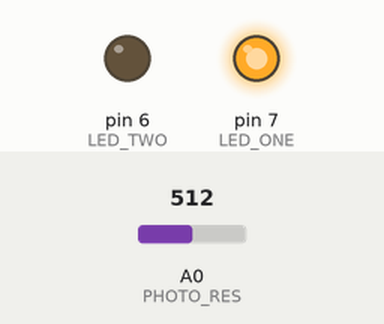
Recording of a sketch running on a simulated Arduino Uno, built with avr-gcc and run on an emulated ATmega328P. Shown: output pins drawn as LEDs (lit = HIGH). The inputs (shaded band) are chosen by the test bench; at power-on: A0 (PHOTO_RES) = 512.

Above: at 1.2 s.
1.3 s: A0 (PHOTO_RES) set to 337
2.8 s: A0 (PHOTO_RES) set to 318
At 3.4 s:
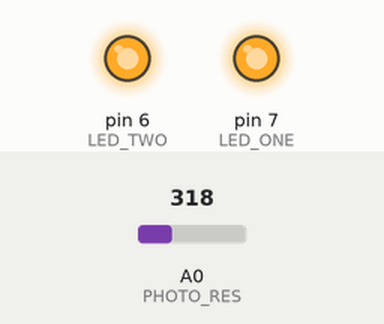
4.3 s: A0 (PHOTO_RES) set to 710
At 5.5 s:
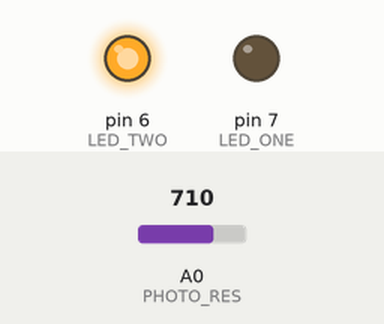
5.8 s: A0 (PHOTO_RES) set to 787
7.3 s: A0 (PHOTO_RES) set to 811
At 8.0 s:
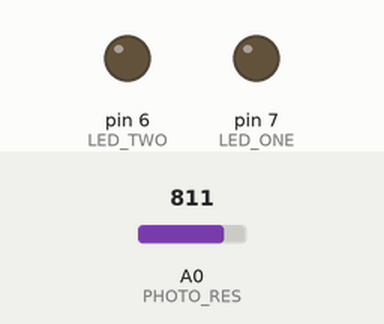
8.8 s: A0 (PHOTO_RES) set to 790
At 9.2 s:
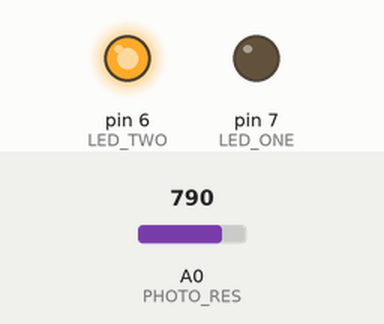
Timing chart, 0 to 11.3 s (numbered marks = the images above; inputs shaded):
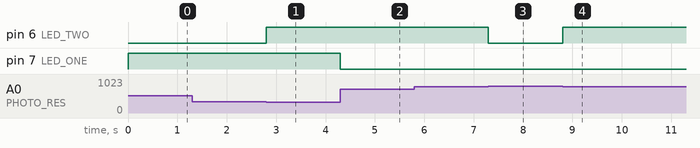

Measured:
- the behaviour switches between 330 and 329 on A0 (PHOTO_RES) (found by bisection; images 0 and 1)
- the behaviour switches between 800 and 801 on A0 (PHOTO_RES) (found by bisection; images 2 and 3)
- after the input at 1.3 s, every drawn part: stays the same
- after the input at 2.8 s, pin 6 (LED_TWO): LOW → HIGH at once
- after the input at 4.3 s, pin 7 (LED_ONE): HIGH → LOW at once
- after the input at 5.8 s, every drawn part: stays the same
- after the input at 7.3 s, pin 6 (LED_TWO): HIGH → LOW at once
- after the input at 8.8 s, pin 6 (LED_TWO): LOW → HIGH at once

The sketch:

photoresistor.ino
```cpp
#define LED_ONE 7
#define LED_TWO 6
#define PHOTO_RES A0
#define LUMINOSITY 330
void setup(){
  Serial.begin(115200);
  pinMode(LED_ONE,OUTPUT);
  pinMode(LED_TWO,OUTPUT);
  pinMode(PHOTO_RES,INPUT);

}

void loop(){
  int value=analogRead(PHOTO_RES);
  if(value<LUMINOSITY){
    digitalWrite(LED_ONE,HIGH);
    digitalWrite(LED_TWO,HIGH);
  }
  else if(value>330 && value<700 ){
    digitalWrite(LED_ONE,HIGH);
    digitalWrite(LED_TWO,LOW);
  }
  else if(value>700 && value < 800){
     digitalWrite(LED_ONE,LOW);
    digitalWrite(LED_TWO,HIGH);
  }
  else if(value>800){
     digitalWrite(LED_ONE,LOW);
    digitalWrite(LED_TWO,LOW);
  }
}
```
